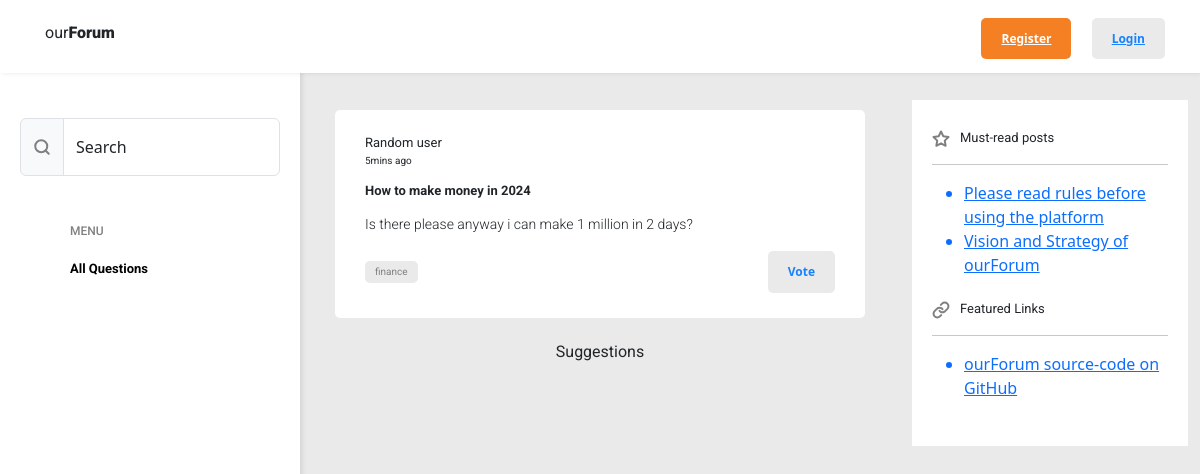
Page /question/2 on the committed database.
### app.py (models this page shows)
class User(db.Model, UserMixin):
    __tablename__ = 'users'
    id = db.Column(db.Integer, primary_key=True)
    phone_number = db.Column(db.String(20), unique=True, nullable=False)
    username = db.Column(db.String(20), unique=True, nullable=False)
    password = db.Column(db.String(255), nullable=True)
    is_online = db.Column(db.Boolean, nullable=False, default=True)
    questions = db.relationship('Question', back_populates='author')
    comments = db.relationship('Comment', back_populates='author')

class Question(db.Model):
    __tablename__ = 'questions'
    id = db.Column(db.Integer, primary_key=True)
    category = db.Column(db.String(255), nullable=True)
    title = db.Column(db.String, nullable=False)
    question = db.Column(db.String, nullable=False)
    author_id = db.Column(db.Integer, db.ForeignKey('users.id'))
    author = db.relationship('User', back_populates='questions')
    comments = db.relationship('Comment', back_populates='question')
    post_time = db.Column(db.DateTime, default=datetime.utcnow())

### app.py (the view)
@app.route("/question/<int:question_id>", methods=['GET', 'POST'])
def question(question_id):
    current_question = db.get_or_404(Question, question_id)
    if request.method == 'POST':
        comment = request.form["suggestion"]
        new_comment = Comment(
            author=current_user,
            question=current_question,
            comment=comment
        )
        db.session.add(new_comment)
        db.session.commit()
        if not current_question.author.is_online:
            send_sms([current_question.author.phone_number], comment, SHORT_CODE)
        return redirect(url_for("question", question_id=current_question.id))
    else:
        return render_template("open-question.html", question=current_question)

### templates/open-question.html (shortened to what this page needs)
{% extends "body.html" %}
{% block content %}
	          <div class="my-card">
            <h6 class="mb-1">{{ question.author.username }}</h6>
            <h6 class="mb-3" style="font-size: 10px">5mins ago</h6>
            <h5 class="mb-3">{{ question.title }}</h5>
            <p>
                {{ question.question }}
            </p>
            <div class="bottom-card">
              <div class="tags">
                <div class="tag">
                  <h6 style="font-size: 10px">{{ question.category }}</h6>
                </div>
              </div>
              <div class="actions">
                <button class="secondary-button">Vote</button>
              </div>
            </div>
          </div>
          <div class="mt-4 mb-3" style="text-align: center;">
            <h2>Suggestions</h2>
          </div>
{% endblock %}

### static/styles/styles.css (style rules this page uses)
h2 { font-family: "Roboto"; font-weight: 400; font-size: 16px; }
body { height: 100vh; background-color: #EAEAEA; }
h5 { font-family: "Roboto"; font-weight: 700; font-size: 13px; margin: 0; }
h6 { font-family: "Roboto"; font-weight: 400; font-size: 13px; }
p { font-family: "Roboto"; font-weight: 300; font-size: 14px; }
.secondary-button { background-color: #EAEAEA; border: none; border-radius: 5px; color: #1682FD; font-size: 12px; font-weight: 800; padding: 12px 20px; }
.actions, .tags { display: flex; gap: 10px; }
.action h6, .tags h6 { margin: 0%; }
.tag { color: #808080; background-color: #EAEAEA; padding: 5px 10px; border-radius: 5px; }
.bottom-card { display: flex; align-items: center; justify-content: space-between; }
.my-card { background-color: white; padding: 25px 30px; border-radius: 5px; margin-bottom: 20px; }

### rows in the picture
User: author.username "Random user"
Question: title "How to make money in 2024", question "Is there please anyway i can make 1 million in 2 days?", category "finance"
